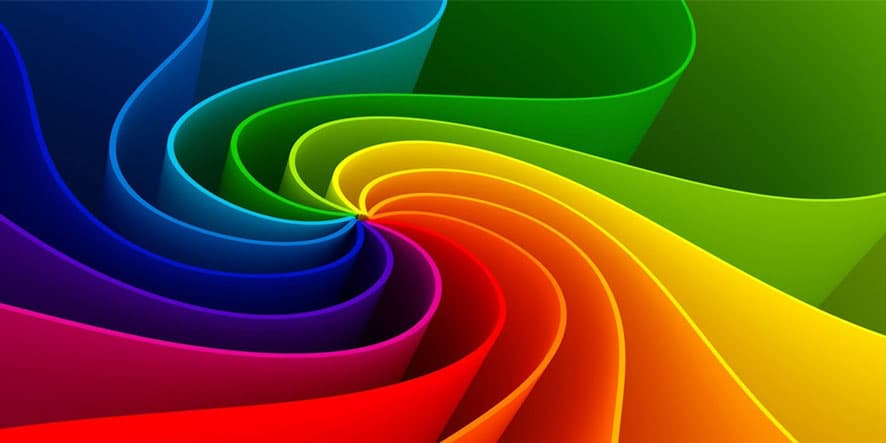
#> input picture 101/ders15/color.jpg, 886 x 443 px, found by its file name
$ python esikdgr.py
#> lines starting #> are read from the running program, lines starting #| are printed output that depends on the picture
import cv2
import numpy as np

#burada tek tip eşik değeri ile işlem yapılıyor

image= cv2.imread("101/ders15/color.jpg")
#> image is the input picture: shape (443, 886, 3); mean B, G, R 34.8, 77.7, 98

ret, thresh1= cv2.threshold(image,127,255,cv2.THRESH_BINARY)#127 eşik değeri. piksel değeri 127nin altında olanlar 0a yuvarlansın! 255 ise maks değer.127nin üstündeyse 255e çıkar
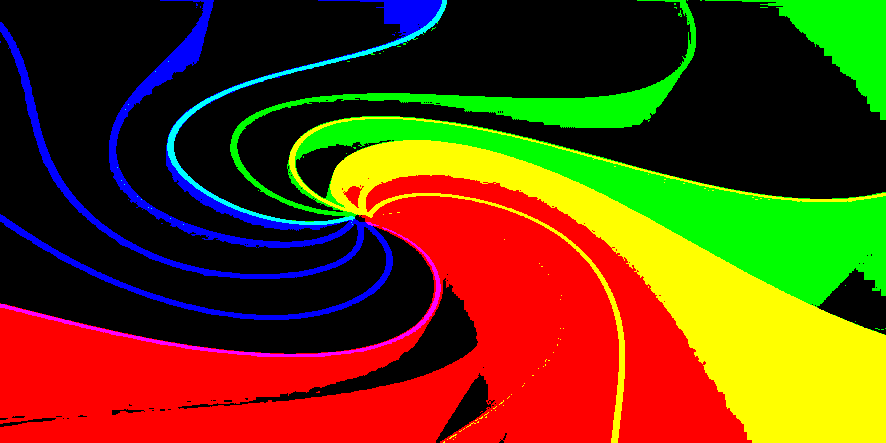
#> thresh1: shape (443, 886, 3); mean B, G, R 12, 60, 94.9
ret, thresh2= cv2.threshold(image,127,255,cv2.THRESH_BINARY_INV)
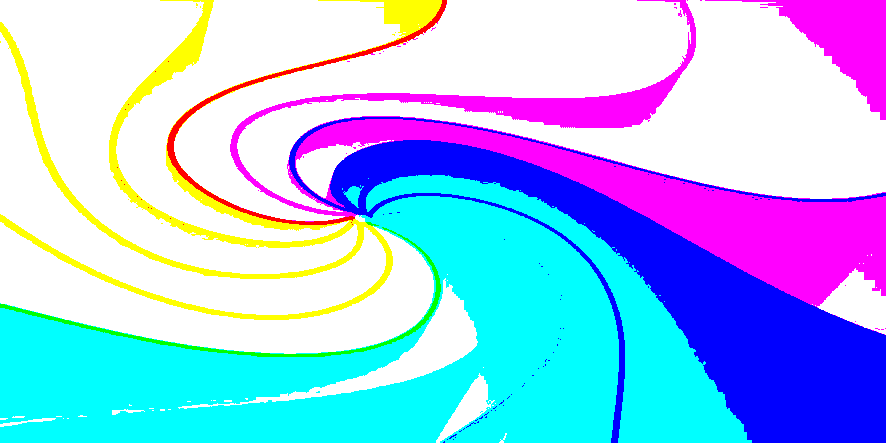
#> thresh2: shape (443, 886, 3); mean B, G, R 243, 195, 160.1
ret, thresh3= cv2.threshold(image,127,255,cv2.THRESH_TRUNC)
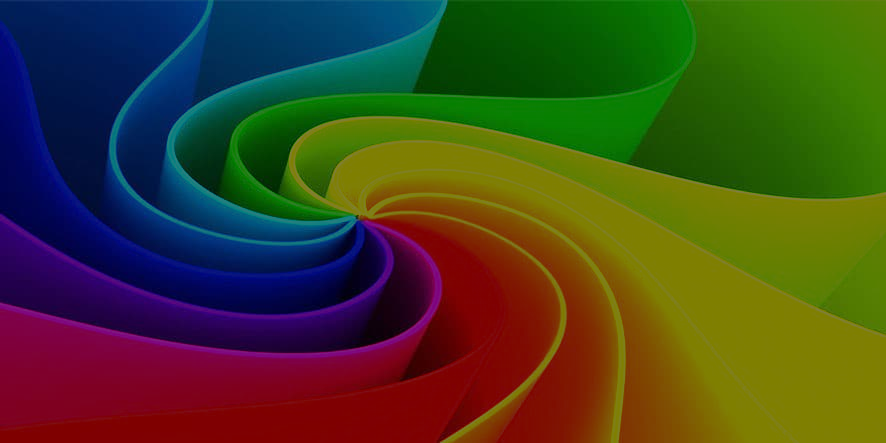
#> thresh3: shape (443, 886, 3); mean B, G, R 33, 67.2, 66.7
ret, thresh4= cv2.threshold(image,127,255,cv2.THRESH_TOZERO)
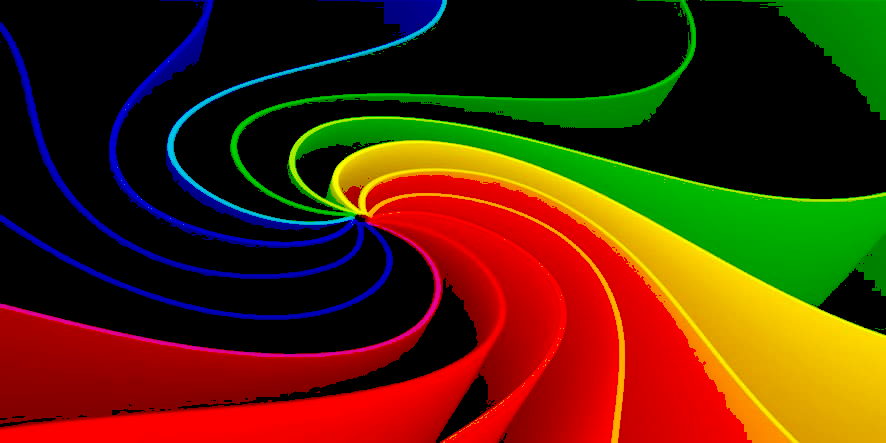
#> thresh4: shape (443, 886, 3); mean B, G, R 7.8, 40.4, 78.6
ret, thresh5= cv2.threshold(image,127,255,cv2.THRESH_TOZERO_INV)
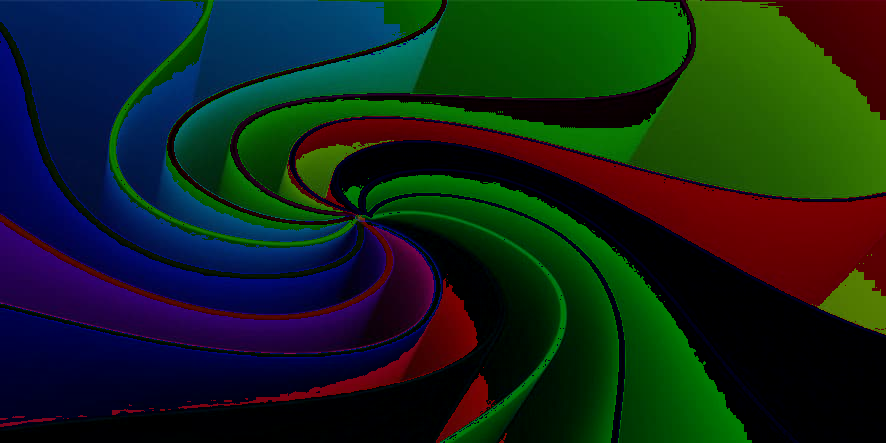
#> thresh5: shape (443, 886, 3); mean B, G, R 27.1, 37.3, 19.4

cv2.imshow("orijinal",image)
cv2.imshow("thresh",thresh1 )
cv2.imshow("thresh2",thresh2 )
cv2.imshow("thresh3",thresh3 )
cv2.imshow("thresh4",thresh4 )
cv2.imshow("thresh5",thresh5 )

cv2.waitKey(0)
cv2.destroyAllWindows()
cv2.waitKey(1)
